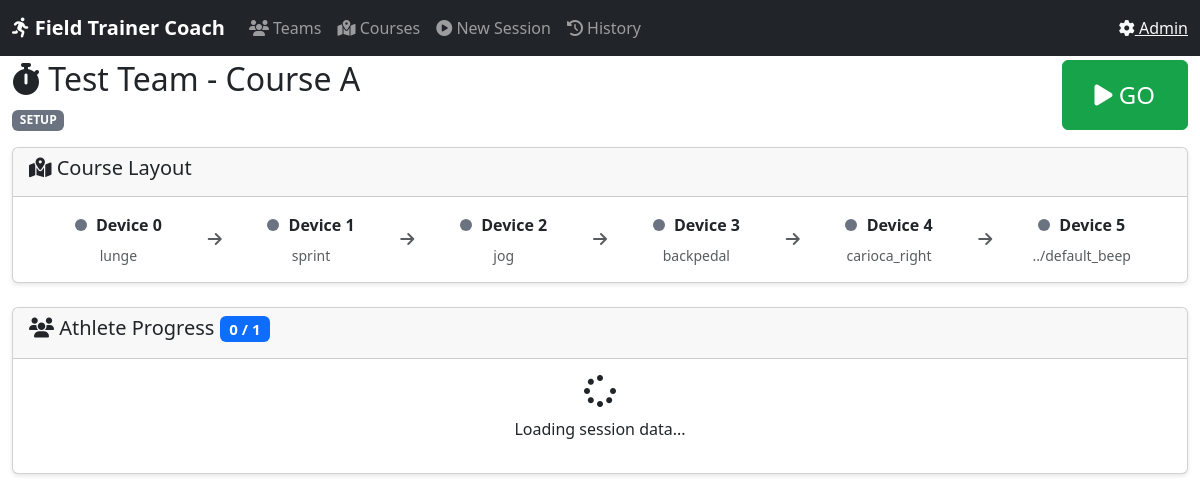
The app's page /session/1c6cd469-d735-4165-8153-1513a16b4ec0/monitor with its own data.
### tables this page shows
CREATE TABLE teams (
                    team_id TEXT PRIMARY KEY,
                    name TEXT NOT NULL UNIQUE,
                    age_group TEXT,
                    created_at TIMESTAMP DEFAULT CURRENT_TIMESTAMP,
                    updated_at TIMESTAMP DEFAULT CURRENT_TIMESTAMP
                );

CREATE TABLE courses (
                    course_id INTEGER PRIMARY KEY AUTOINCREMENT,
                    course_name TEXT NOT NULL UNIQUE,
                    description TEXT,
                    course_type TEXT DEFAULT 'conditioning',
                    total_devices INTEGER DEFAULT 6,
                    created_at TIMESTAMP DEFAULT CURRENT_TIMESTAMP,
                    updated_at TIMESTAMP DEFAULT CURRENT_TIMESTAMP
                );

CREATE TABLE course_actions (
                    action_id INTEGER PRIMARY KEY AUTOINCREMENT,
                    course_id INTEGER NOT NULL,
                    sequence INTEGER NOT NULL,
                    device_id TEXT NOT NULL,
                    device_name TEXT,
                    action TEXT NOT NULL,
                    action_type TEXT NOT NULL,
                    audio_file TEXT,
                    instruction TEXT,
                    min_time REAL DEFAULT 1.0,
                    max_time REAL DEFAULT 30.0,
                    triggers_next_athlete BOOLEAN DEFAULT 0,
                    marks_run_complete BOOLEAN DEFAULT 0,
                    FOREIGN KEY (course_id) REFERENCES courses(course_id) ON DELETE CASCADE,
                    UNIQUE(course_id, sequence)
                );

### coach_interface.py (the view)
@app.route('/session/<session_id>/monitor')
def session_monitor(session_id):
    session = db.get_session(session_id)
    if not session:
        return "Session not found", 404
    course = db.get_course(session['course_id'])
    team = db.get_team(session['team_id'])
    return render_template(
        'session_monitor.html',
        session=session,
        course=course,
        team=team
    )

### field_trainer/db_manager.py (called while the page is built)
    @contextmanager
    def get_connection(self):
        conn = sqlite3.connect(self.db_path)
        conn.row_factory = sqlite3.Row  # Enable dict-like access
        try:
            yield conn
            conn.commit()
        except Exception:
            conn.rollback()
            raise
        finally:
            conn.close()

    def get_team(self, team_id: str) -> Optional[Dict[str, Any]]:
        with self.get_connection() as conn:
            row = conn.execute('SELECT * FROM teams WHERE team_id = ?', (team_id,)).fetchone()
            return dict(row) if row else None

    def get_course(self, course_id_or_name) -> Optional[Dict[str, Any]]:
        with self.get_connection() as conn:
            if isinstance(course_id_or_name, int):
                row = conn.execute('SELECT * FROM courses WHERE course_id = ?', (course_id_or_name,)).fetchone()
            else:
                row = conn.execute('SELECT * FROM courses WHERE course_name = ?', (course_id_or_name,)).fetchone()
            if not row:
                return None
            course = dict(row)
            actions = conn.execute(
                '''SELECT * FROM course_actions WHERE course_id = ? ORDER BY sequence''',
                (course['course_id'],)
            ).fetchall()
            course['actions'] = [dict(a) for a in actions]
            return course

    def get_session(self, session_id: str) -> Optional[Dict[str, Any]]:
        with self.get_connection() as conn:
            row = conn.execute('SELECT * FROM sessions WHERE session_id = ?', (session_id,)).fetchone()
            if not row:
                return None
            session = dict(row)
            runs = conn.execute(
                '''SELECT r.*, a.name as athlete_name, a.jersey_number
                   FROM runs r
                   JOIN athletes a ON r.athlete_id = a.athlete_id
                   WHERE r.session_id = ?
                   ORDER BY r.queue_position''',
                (session_id,)
            ).fetchall()
            session['runs'] = [dict(run) for run in runs]
            return session

### templates/coach/session_monitor.html (shortened to what this page needs)
{% extends "base.html" %}
{% block content %}
<div class="row mb-3">
    <div class="col-md-8">
        <h2>
            <i class="fas fa-stopwatch"></i>
            {{ team.name }} - {{ course.course_name }}
        </h2>
        <span class="badge status-{{ session.status }}">{{ session.status|upper }}</span>
    </div>
    <div class="col-md-4 text-end">
        {% if session.status == 'setup' %}
            <button class="btn btn-success big-button" id="startBtn">
                <i class="fas fa-play"></i> GO
            </button>
        {% elif session.status == 'active' %}
            <button class="btn btn-danger" id="stopBtn">
                <i class="fas fa-stop"></i> Stop Session
            </button>
        {% endif %}
    </div>
</div>
<div class="card mb-4">
    <div class="card-header">
        <h5><i class="fas fa-map-marked-alt"></i> Course Layout</h5>
    </div>
    <div class="card-body">
        <div class="d-flex flex-wrap justify-content-between">
            {% for action in course.actions %}
            <div class="text-center" style="flex: 1; min-width: 100px;">
                <div class="mb-2">
                    <span class="device-status device-idle" id="device-{{ action.device_id }}"></span>
                    <strong>{{ action.device_name }}</strong>
                </div>
                <div class="small text-muted">{{ action.action }}</div>
            </div>
            {% if not loop.last %}
                <div class="align-self-center text-muted"><i class="fas fa-arrow-right"></i></div>
            {% endif %}
            {% endfor %}
        </div>
    </div>
</div>
<div class="card">
    <div class="card-header">
        <h5>
            <i class="fas fa-users"></i>
            Athlete Progress
            <span class="badge bg-primary" id="completedCount">0 / {{ session.runs|length }}</span>
        </h5>
    </div>
    <div class="card-body" id="athleteProgress">
        <div class="text-center">
            <i class="fas fa-spinner fa-spin fa-2x"></i>
            <p class="mt-2">Loading session data...</p>
        </div>
    </div>
</div>
{% endblock %}

### templates/coach/base.html (style rules this page uses)
:root { --primary: #2563eb; --success: #16a34a; --warning: #ea580c; --danger: #dc2626; }
body { padding-top: 60px; }
.card { box-shadow: 0 2px 4px rgba(0,0,0,0.1); margin-bottom: 20px; }
.btn-success { background-color: var(--success); border-color: var(--success); }

### templates/coach/session_monitor.html (style rules this page uses)
.status-setup { background-color: #6b7280; }
.big-button { font-size: 1.5rem; padding: 1rem 2rem; }
.device-status { display: inline-block; width: 12px; height: 12px; border-radius: 50%; margin-right: 5px; }
.device-idle { background-color: #6b7280; }

### records on screen
teams: name "Test Team"
courses: course_name "Course A"
course_actions: device_name "Device 0", action "lunge"
course_actions: device_name "Device 1", action "sprint"
course_actions: device_name "Device 2", action "jog"
course_actions: device_name "Device 3", action "backpedal"
course_actions: device_name "Device 4", action "carioca_right"
course_actions: device_name "Device 5", action "../default_beep"

### other values on screen
{{ session.status|upper }} "SETUP"
{{ session.runs|length }} "1"
